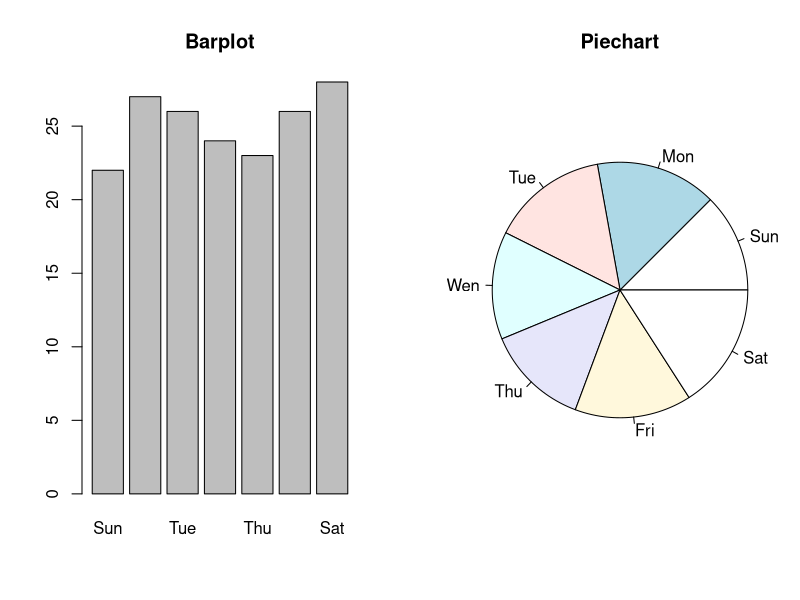
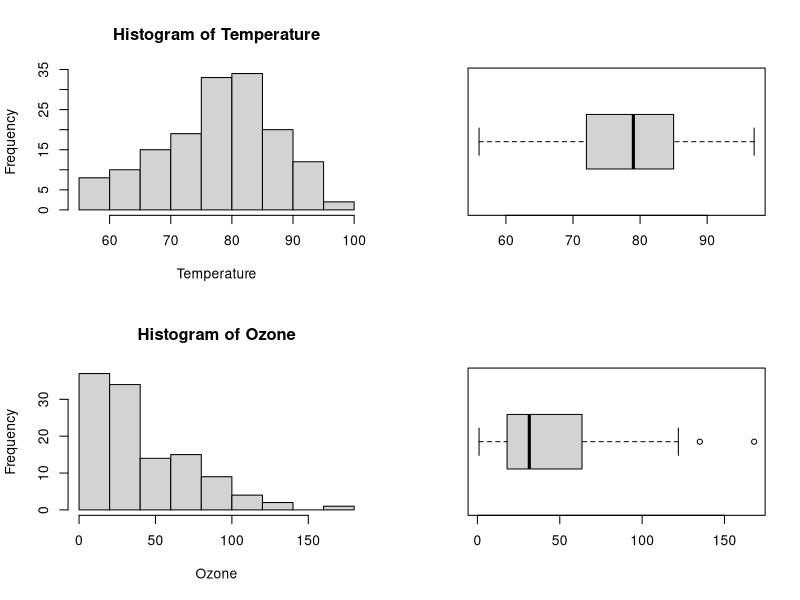
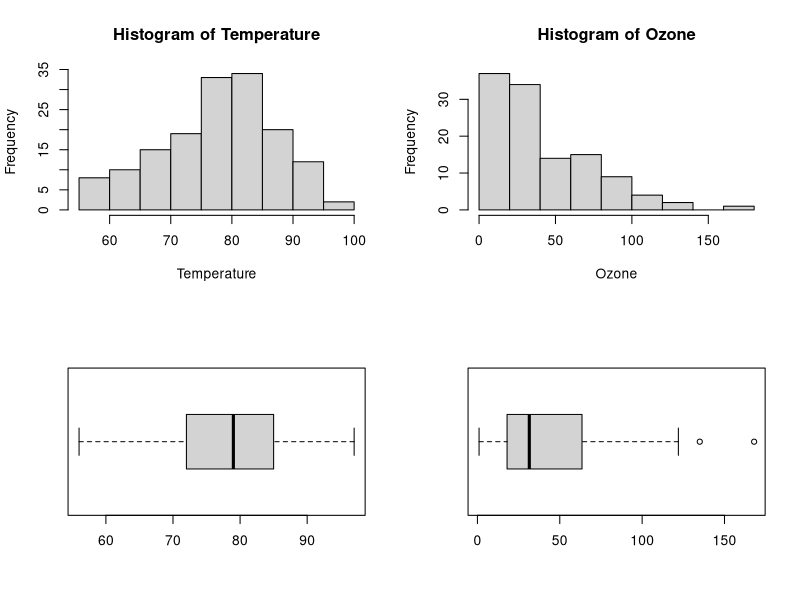
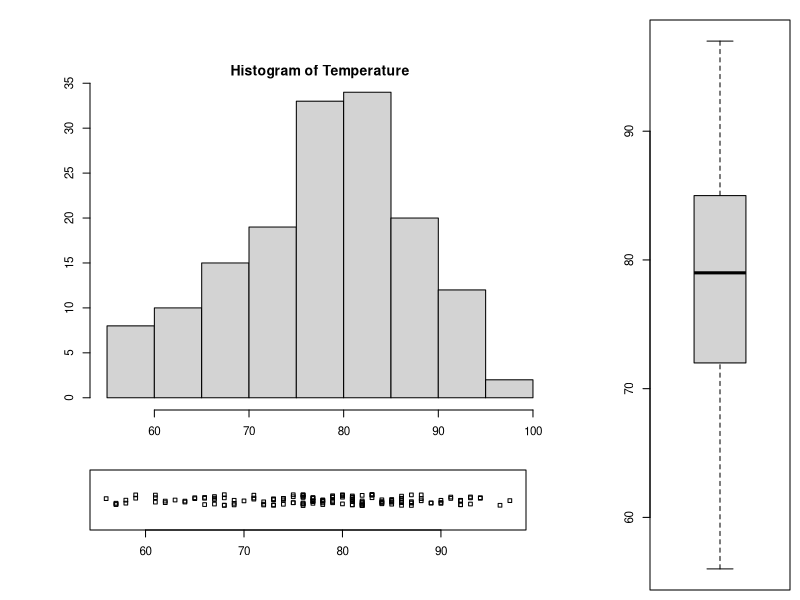
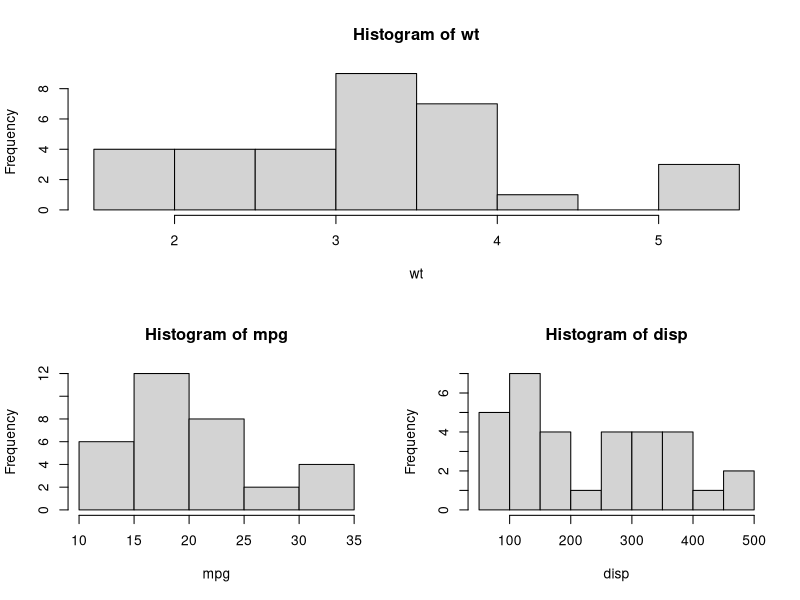
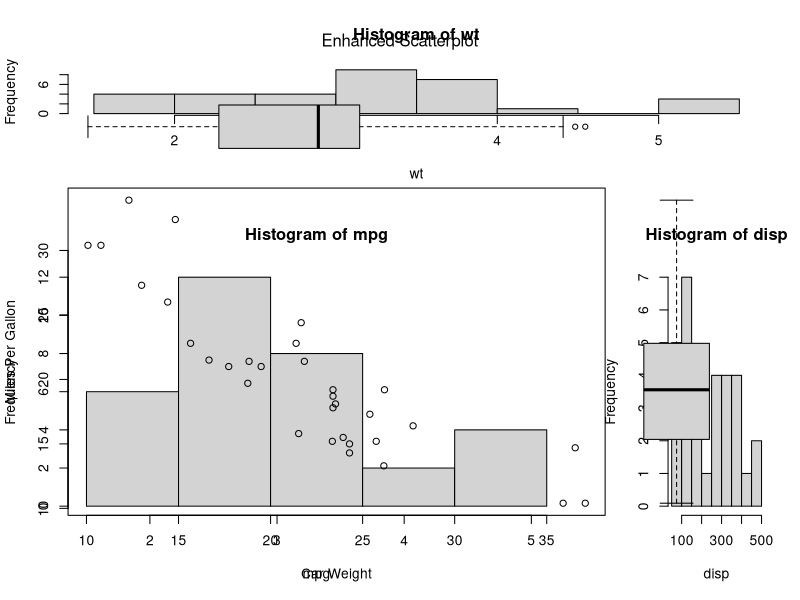
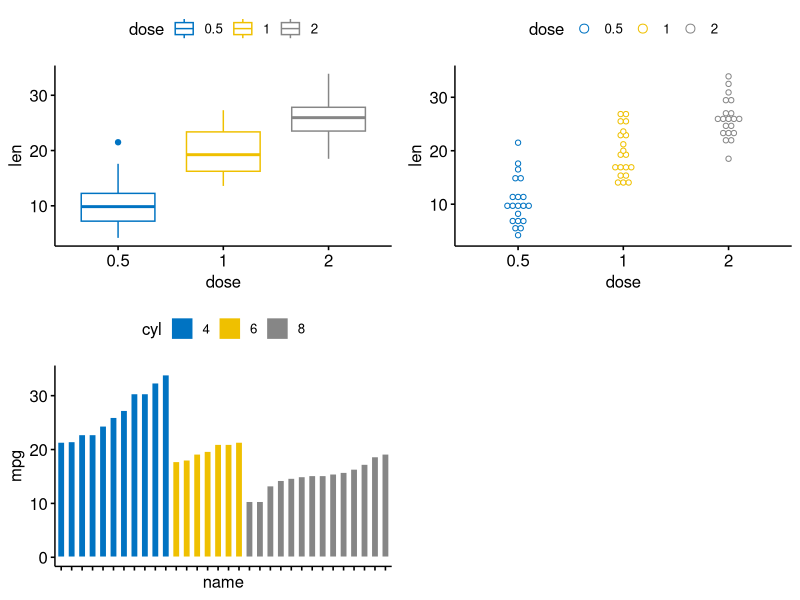
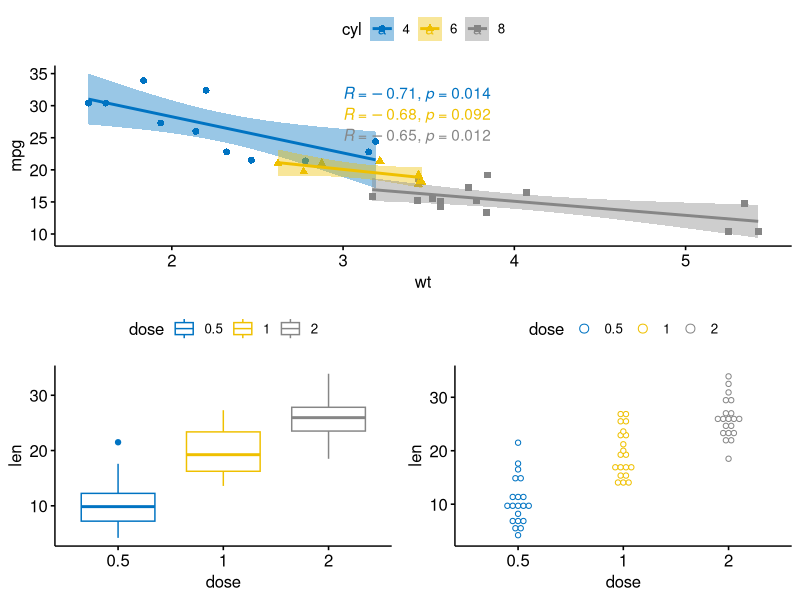

Write R code to recreate these figures, in order.
#----------------------
#' combine plot
#----------------------

#方法1  par(mfrow=c(2,2)) par(mfcol=c(2,2)) 
{
  #Graphical parameter mfrow can be used to specify the number of subplot we need.
  #It takes in a vector of form c(m, n) which divides the given plot into m*n array of subplots. 
  #For example, if we need to plot two graphs side by side, we would have m=1 and n=2. Following example illustrates this.
  opar <- par(no.readonly = T)
  par(mfrow=c(1,2))    # set the plotting area into a 1*2 array
  max.temp <- c(22,27,26,24,23,26,28)
  names(max.temp) <- c("Sun", "Mon", "Tue", "Wen", "Thu", "Fri", "Sat")
  barplot(max.temp, main="Barplot")
  pie(max.temp, main="Piechart", radius=1)
  par(opar)
  
  Temperature <- airquality$Temp
  Ozone <- airquality$Ozone
  par(mfrow=c(2,2))
  hist(Temperature)
  boxplot(Temperature, horizontal=TRUE)
  hist(Ozone)
  boxplot(Ozone, horizontal=TRUE)
  par(opar)
  
  #Same plot with the change par(mfcol = c(2, 2)) would look as follows. 
  #Note that only the ordering of the subplot is different.
  Temperature <- airquality$Temp
  Ozone <- airquality$Ozone
  par(mfcol = c(2, 2))
  hist(Temperature)
  boxplot(Temperature, horizontal=TRUE)
  hist(Ozone)
  boxplot(Ozone, horizontal=TRUE)
  par(opar)
  
  #The graphical parameter fig lets us control the location of a figure precisely in a plot.
  #We need to provide the coordinates in a normalized form as c(x1, x2, y1, y2). 
  #For example, the whole plot area would be c(0, 1, 0, 1) with (x1, y1) = (0, 0) being the lower-left corner and (x2, y2) = (1, 1) being the upper-right corner.
  
  # make labels and margins smaller
  par(cex=0.7, mai=c(0.1,0.1,0.2,0.1))
  Temperature <- airquality$Temp
  # define area for the histogram fig= starts a new plot, so to add to an existing plot use new=TRUE.
  par(fig=c(0.1,0.7,0.3,0.9))
  hist(Temperature)
  # define area for the boxplot
  par(fig=c(0.8,1,0,1), new=TRUE)
  boxplot(Temperature)
  # define area for the stripchart
  par(fig=c(0.1,0.67,0.1,0.25), new=TRUE)
  stripchart(Temperature, method="jitter")
  par(opar)
}

#方法2 layout(matrix(c(1,1,2,3), 2, 2, byrow = TRUE)) 
{
  # One figure in row 1 and two figures in row 2
  attach(mtcars)
  layout(matrix(c(1,1,2,3), 2, 2, byrow = TRUE))
  hist(wt)
  hist(mpg)
  hist(disp)
  
  # One figure in row 1 and two figures in row 2
  # row 1 is 1/3 the height of row 2
  # column 2 is 1/4 the width of the column 1 
  attach(mtcars)
  layout(matrix(c(1,1,2,3), 2, 2, byrow = TRUE), 
         widths=c(3,1), heights=c(1,2))
  hist(wt)
  hist(mpg)
  hist(disp)
  
  # Add boxplots to a scatterplot fig= starts a new plot, so to add to an existing plot use new=TRUE.
  par(fig=c(0,0.8,0,0.8), new=TRUE)
  plot(mtcars$wt, mtcars$mpg, xlab="Car Weight",
       ylab="Miles Per Gallon")
  par(fig=c(0,0.8,0.55,1), new=TRUE)
  boxplot(mtcars$wt, horizontal=TRUE, axes=FALSE)
  par(fig=c(0.65,1,0,0.8),new=TRUE)
  boxplot(mtcars$mpg, axes=FALSE)
  mtext("Enhanced Scatterplot", side=3, outer=TRUE, line=-3)
 
}

#方法3  gridExtra grid
#To arrange multiple ggplot2 graphs on the same page, 
#the standard R functions - par() and layout() - cannot be used.
#The basic solution is to use the gridExtra R package, which comes with the following functions:
#grid.arrange() and arrangeGrob() to arrange multiple ggplots on one page
#marrangeGrob() for arranging multiple ggplots over multiple pages.
{
  library(ggpubr)
  # ToothGrowth
  data("ToothGrowth")
  head(ToothGrowth)
  # mtcars 
  data("mtcars")
  mtcars$name <- rownames(mtcars)
  mtcars$cyl <- as.factor(mtcars$cyl)
  head(mtcars[, c("name", "wt", "mpg", "cyl")])
  # Box plot (bp)
  bxp <- ggboxplot(ToothGrowth, x = "dose", y = "len",
                   color = "dose", palette = "jco")
  bxp
  # Dot plot (dp)
  dp <- ggdotplot(ToothGrowth, x = "dose", y = "len",
                  color = "dose", palette = "jco", binwidth = 1)
  dp
  # Bar plot (bp)
  bp <- ggbarplot(mtcars, x = "name", y = "mpg",
                  fill = "cyl",               # change fill color by cyl
                  color = "white",            # Set bar border colors to white
                  palette = "jco",            # jco journal color palett. see ?ggpar
                  sort.val = "asc",           # Sort the value in ascending order
                  sort.by.groups = TRUE,      # Sort inside each group
                  x.text.angle = 90           # Rotate vertically x axis texts
  )
  bp + font("x.text", size = 8)
  # Scatter plots (sp)
  sp <- ggscatter(mtcars, x = "wt", y = "mpg",
                  add = "reg.line",               # Add regression line
                  conf.int = TRUE,                # Add confidence interval
                  color = "cyl", palette = "jco", # Color by groups "cyl"
                  shape = "cyl"                   # Change point shape by groups "cyl"
  )+
    stat_cor(aes(color = cyl), label.x = 3)       # Add correlation coefficient
  sp
  library("gridExtra")
  grid.arrange(bxp, dp, bp + rremove("x.text"), 
               ncol = 2, nrow = 2)
  
  grid.arrange(sp,                             # First row with one plot spaning over 2 columns
               arrangeGrob(bxp, dp, ncol = 2), # Second row with 2 plots in 2 different columns
               nrow = 2)                       # Number of rows
  
  grid.arrange(bp,                                    # bar plot spaning two columns
               bxp, sp,                               # box plot and scatter plot
               ncol = 2, nrow = 2, 
               layout_matrix = rbind(c(1,1), c(2,3)))
  
  library("gridExtra")
  library("cowplot")
  # Arrange plots using arrangeGrob
  # returns a gtable (gt)
  gt <- arrangeGrob(bp,                               # bar plot spaning two columns
                    bxp, sp,                               # box plot and scatter plot
                    ncol = 2, nrow = 2, 
                    layout_matrix = rbind(c(1,1), c(2,3)))
  # Add labels to the arranged plots
  p <- as_ggplot(gt) +                                # transform to a ggplot
    draw_plot_label(label = c("A", "B", "C"), size = 15,
                    x = c(0, 0, 0.5), y = c(1, 0.5, 0.5)) # Add labels
  p
  
  
  # The grid R package can be used to create a complex layout with the help of the function grid.layout(). It provides also the helper function viewport() to define a region or a viewport on the layout. The function print() is used to place plots in a specified region.
  # 
  # The different steps can be summarized as follow :
  #   
  # Create plots : p1, p2, p3, ….
  # Move to a new page on a grid device using the function grid.newpage()
  # Create a layout 2X2 - number of columns = 2; number of rows = 2
  # Define a grid viewport : a rectangular region on a graphics device
  # Print a plot into the viewport
  library(grid)
  # Move to a new page
  grid.newpage()
  # Create layout : nrow = 3, ncol = 2
  pushViewport(viewport(layout = grid.layout(nrow = 3, ncol = 2)))
  # A helper function to define a region on the layout
  define_region <- function(row, col){
    viewport(layout.pos.row = row, layout.pos.col = col)
  } 
  # Arrange the plots
  print(sp, vp = define_region(row = 1, col = 1:2))   # Span over two columns
  print(bxp, vp = define_region(row = 2, col = 1))
  print(dp, vp = define_region(row = 2, col = 2))
  print(bp + rremove("x.text"), vp = define_region(row = 3, col = 1:2))
}

# gridExtra详解
{
  library(gridExtra)
  library(ggplot2)
  library(lattice)
  
  p <- qplot(1,1)
  p2 <- xyplot(1~1)   ##lattice包
  
  grid.arrange(p,p2,ncol = 2)
  
  
  library(gridExtra)
  library(ggplot2)
  library(lattice)
  
  gs <- list(NULL)
  gs[[1]] <- qplot(1,1)
  gs[[2]] <- xyplot(1~1)   ##lattice包
  
  grid.arrange(grobs=gs,ncol = 2)
  
  lay <- rbind(c(1,1,1,2,3),
               c(1,1,1,4,5),
               c(6,7,8,9,9))
  
  grid.arrange(grobs = gs,layout_matrix = lay)
  
  library(gridExtra)
  library(ggplot2)
  
  g <- ggplotGrob(qplot(1, 1) +
                    theme(plot.background = element_rect(colour = "black")))
  qplot(1:10, 1:10) +
    annotation_custom(
      grob = g,
      xmin = 1, xmax = 5, ymin = 5, ymax = 10
    ) 
}


# DEMO
{
  library(ggplot2)
  library(gridExtra)
  ToothGrowth$dose <- as.factor(ToothGrowth$dose)
  head(ToothGrowth)
  g1 <- ggplot(ToothGrowth, aes(x=dose, y=len)) + 
          geom_boxplot()+stat_summary(fun.y=mean, geom="point", shape=23, size=2)+
          geom_dotplot(binaxis='y', stackdir='center', dotsize=1)
  g2 <- ggplot(ToothGrowth, aes(x=dose, y=len)) + 
          geom_violin()+stat_summary(fun.y=mean, geom="point", shape=23, size=2)+ 
          geom_dotplot(binaxis='y', stackdir='center', dotsize=1)
  g3 <- ggplot(ToothGrowth, aes(x=dose, y=len)) + 
          geom_boxplot()+stat_summary(fun.y=mean, geom="point", shape=23, size=2)+
          geom_dotplot(binaxis='y', stackdir='center', dotsize=1)
  g4 <- ggplot(ToothGrowth, aes(x=dose, y=len)) + 
          geom_violin()+stat_summary(fun.y=mean, geom="point", shape=23, size=2)+ 
          geom_dotplot(binaxis='y', stackdir='center', dotsize=1)
  grid.arrange(g1,g2,g3,g4,ncol=2,nrow=2)
}












